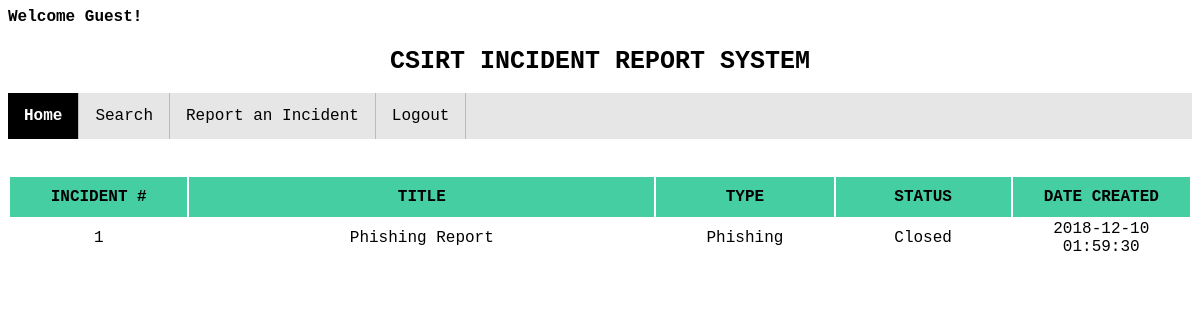
Page /Homepage.php (signed in) on the committed database.
### tables this page shows
CREATE TABLE IF NOT EXISTS `IncidentResponders` (
  `lastName` VARCHAR(30) NOT NULL,
  `firstName` VARCHAR(45) NOT NULL,
  `responderID`INT NOT NULL,
  `username` VARCHAR (20) NOT NULL,
  `password` VARCHAR (50) NOT NULL,
  PRIMARY KEY (`username`));

CREATE TABLE IF NOT EXISTS `Incident` (
  `incidentNo` INT NOT NULL AUTO_INCREMENT,
  `incidentTitle` VARCHAR(45) NOT NULL,
  `incidentType` VARCHAR(45) NULL,
  `incidentStatus` VARCHAR(10) NOT NULL,
  `dateCreated` DATETIME NOT NULL,
  PRIMARY KEY (`incidentNo`),
  UNIQUE INDEX `incidentNo_UNIQUE` (`incidentNo` ASC) VISIBLE);

### session.php (called while the page is built, shortened)
<?php
	include("connection.php");
	$validate = $_SESSION['login_user'];
	$sql = mysqli_query($db, "SELECT username FROM incidentResponders WHERE username = '$validate'");
	$row = mysqli_fetch_array($sql, MYSQLI_ASSOC);
        $login_session = $row['username'];
?>

### Homepage.php (the view, shortened to what this page needs)
<?php
 include ('session.php');
 include ("connection.php");
?>
<html lang="en">
<head>
 <link rel="stylesheet" type ="text/css" href="Homepage.css"/>
 </head>
<body>
   <h4> Welcome
	 <?php
	 $name = mysqli_query($db, "SELECT firstName FROM incidentResponders WHERE username = '$login_session';");
	 $who = mysqli_fetch_row($name);
	 echo $who[0]; ?>! </h4>
   <h1> CSIRT INCIDENT REPORT SYSTEM </h1>
 <ul>
     <li> <a class= "current" href= "#homepage"> Home </a> </li>
     <li> <a href = "Query.html"> Search </a> </li>
     <li> <a href = "NewIncident.html"> Report an Incident </a> </li>
     <li> <a href = "Logout.php"> Logout </a> </li>
</ul>
<br><br>
<table class="IncidentsTable">
  <tr class="TableHeader">
    <th id="headerItem"><center>Incident #</center></th>
    <th id="headerItemTitle"><center>Title</center></th>
    <th id="headerItem"><center>Type</center></th>
    <th id="headerItem"><center>Status</center></th>
    <th id="headerItem"><center>Date Created</center></th>
  </tr>
<?php
        $sql = "SELECT * FROM Incident ORDER BY dateCreated DESC";
        $result = mysqli_query($db,$sql);
        $table = $result->fetch_all();
                foreach($table as $row) {
                ?>
                <tr class = "TableRow">
                <?php
                foreach($row as $value)
                {
                        echo "<td>$value</td>";
                }
                }
                ?>
                </tr>
</table>
</body>
</html>

### Homepage.css (style rules this page uses)
h1 { text-align: center; font-family: "Courier New", Courier, monospace; font-size: 25px; }
body { font-family: "Courier New"; }
ul { list-style-type: none; margin: 0; padding: 0; overflow: hidden; background-color: #e6e6e6; }
#headerItem { width: 190px; text-align:center; }
#headerItemTitle { width: 520px; text-align:center; }
th { width:100%; text-transform: uppercase; background-color: #45CEA2; overflow: hidden; font-weight:bold; color: black; height: 40px; vertical-align: center; padding(12 * 1.5) 0; }
td { text-align:center; padding: (12 * 1.5) 0; border: 0px; height: 30px; }
tr:nth-child(even) { background: #ffffff; }
tr:nth-child(odd) { background: #e0e0e0; }
li { float: left; border-right: 1px solid #bbb; }
li a { display: block; color: black; text-align: center; padding: 14px 16px; text-decoration: none; }
.current { background-color: black; color: white; font-weight: bold; }

### rows in the picture
incidentresponders: firstName "Guest"
incident: incidentNo "1", incidentTitle "Phishing Report", incidentType "Phishing", incidentStatus "Closed", dateCreated "2018-12-10 01:59:30"
